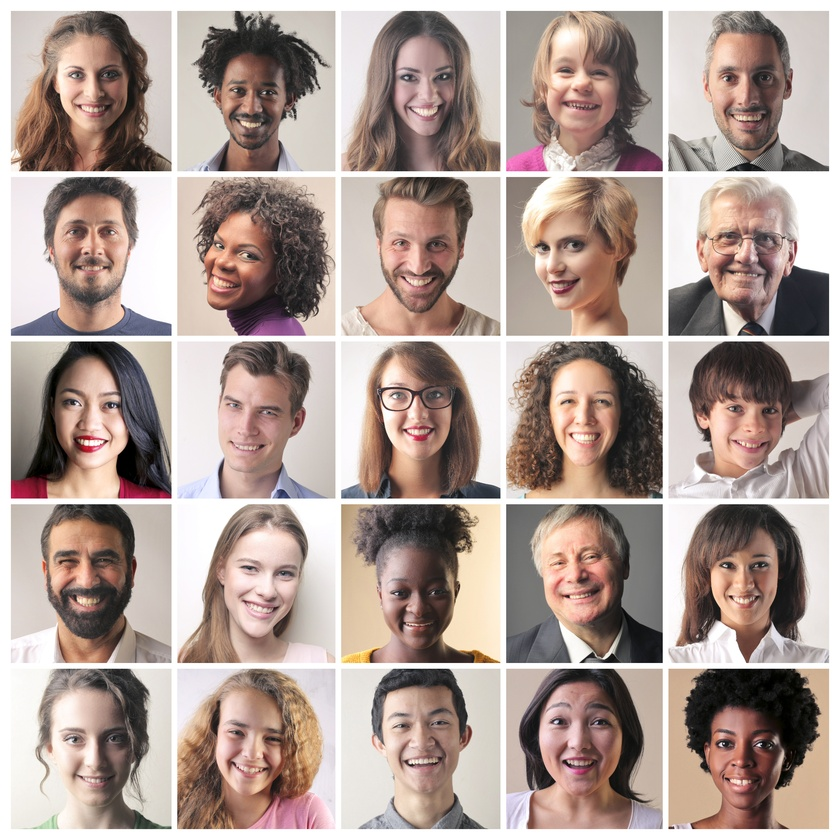
#> input picture Linkedin/Opencv/threshold/faces.jpeg, 840 x 840 px, shrunk from 3080 x 3080 before the run
$ python skin_detection.py
#> lines starting #> are read from the running program, lines starting #| are printed output that depends on the picture; after the words box and inside, x2 and y2 are one past the last pixel; in counts of white or black regions, pixels touching at a corner belong together
# skin detection --->
import cv2
import numpy as np
img=cv2.imread('faces.jpeg',1)
#> img is the input picture: shape (840, 840, 3); mean B, G, R 150.2, 157.5, 175
hsv=cv2.cvtColor(img,cv2.COLOR_BGR2HSV)
#> hsv: shape (840, 840, 3); mean H, S, V 32, 44.2, 175.4
cv2.imshow('HSV',hsv)

h=hsv[:,:,0]
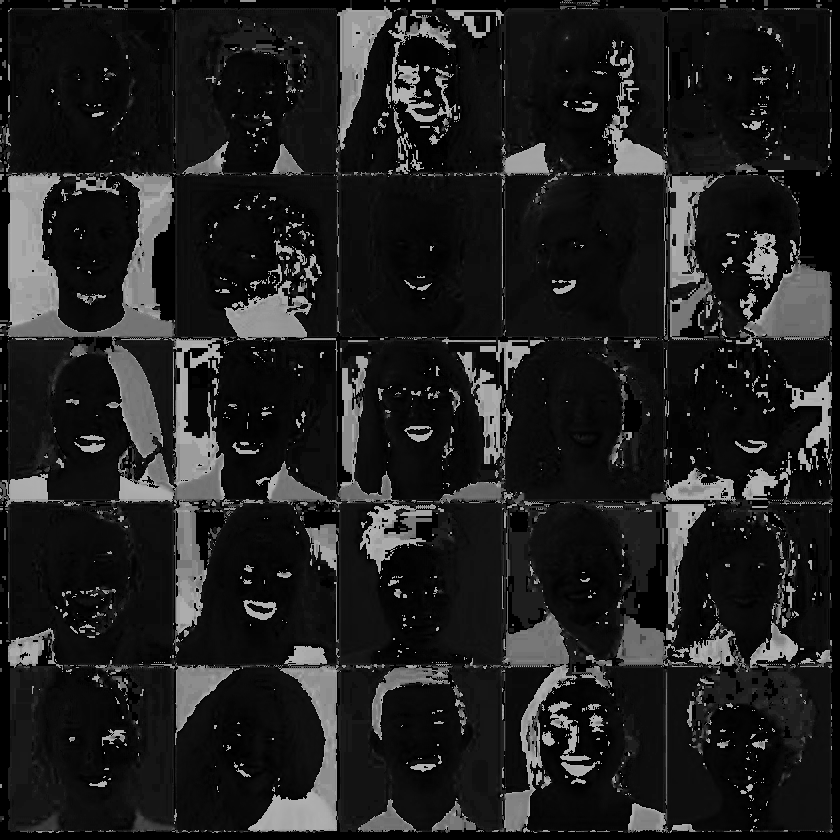
#> h: shape (840, 840); min 0, max 179, mean 32
s=hsv[:,:,1]
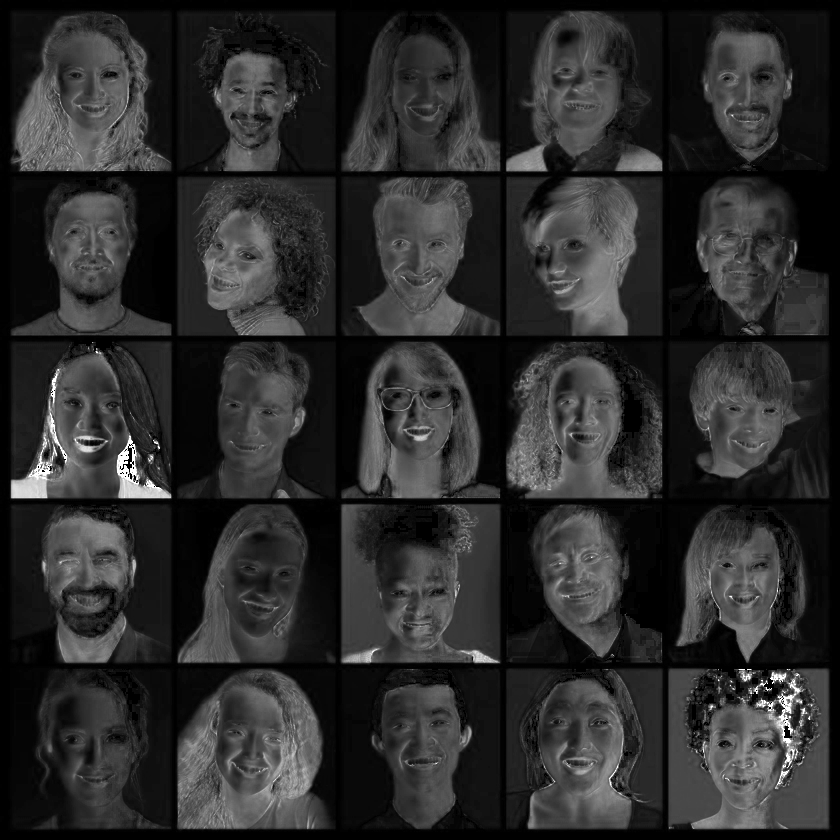
#> s: shape (840, 840); min 0, max 255, mean 44.2
v=hsv[:,:,2]
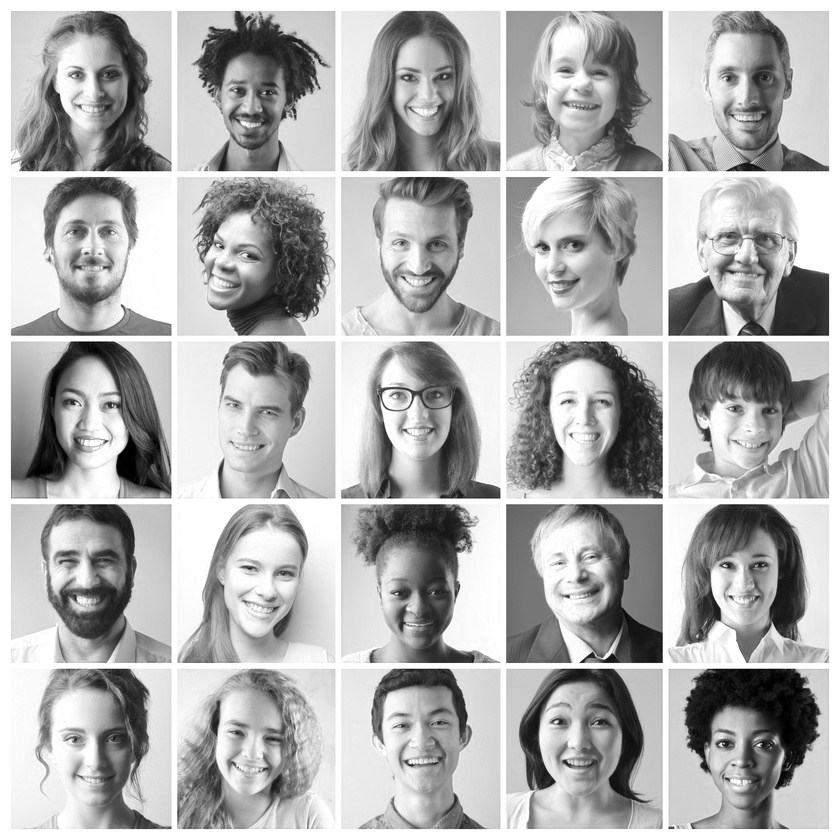
#> v: shape (840, 840); min 0, max 255, mean 175.4
hsv_split=np.concatenate((h,s,v),axis=1)
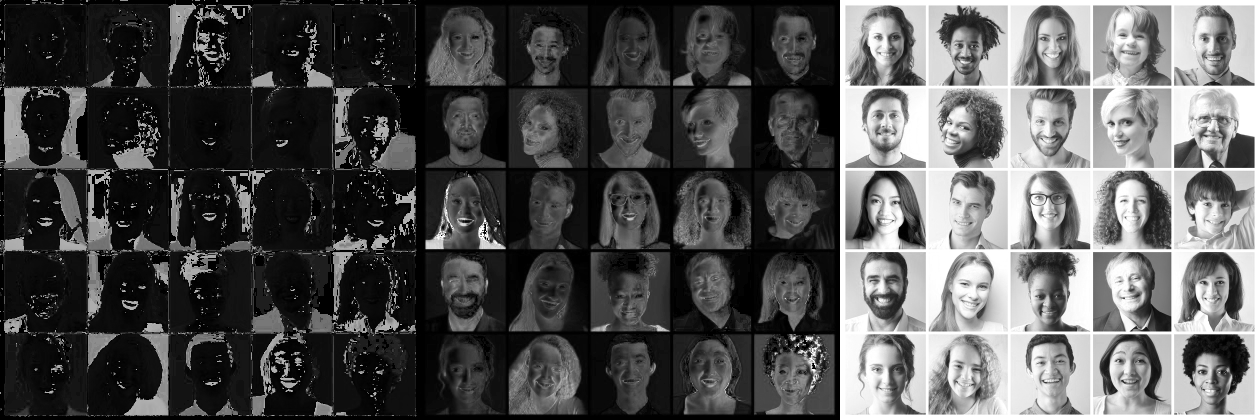
#> hsv_split: shape (840, 2520) (shown at 1/2 size); min 0, max 255, mean 83.9
cv2.imshow('HSV_SPLIT',hsv_split)

# detect
ret,min_set=cv2.threshold(s,40,255,cv2.THRESH_BINARY)
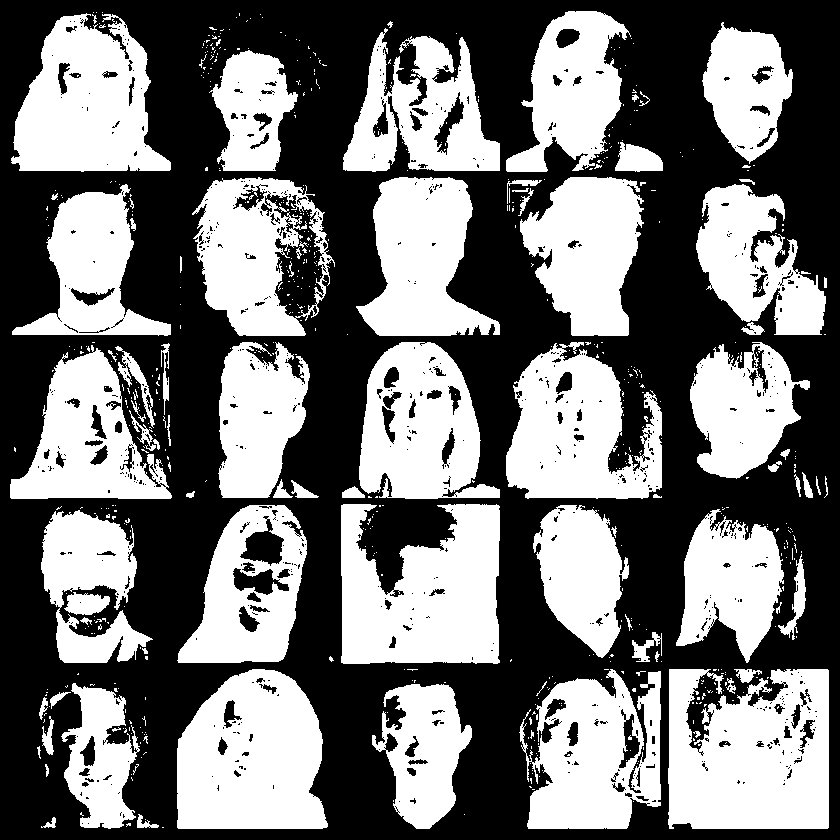
#> min_set: shape (840, 840); 45.6% white; 670 white regions (583 under 20 px), largest, box (x1, y1, x2, y2) and area: (668, 669, 829, 829) 21726, (341, 504, 500, 664) 19839, (177, 669, 328, 829) 19335
ret,max_set=cv2.threshold(h,15,255,cv2.THRESH_BINARY)
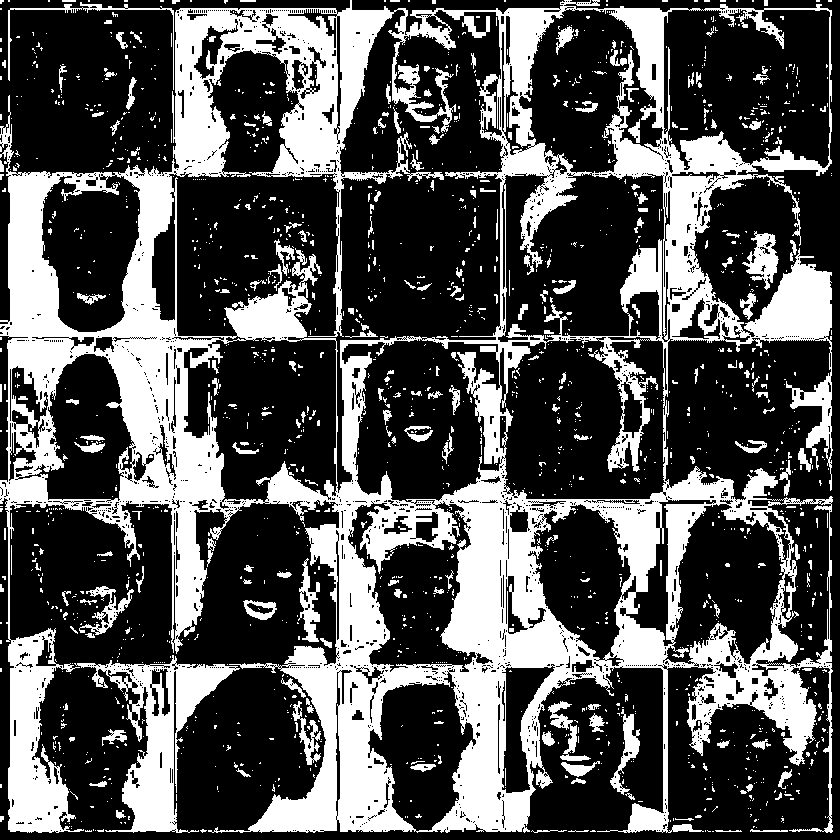
#> max_set: shape (840, 840); 32.6% white; 1711 white regions (1494 under 20 px), largest, box (x1, y1, x2, y2) and area: (0, 0, 833, 833) 198173, (74, 655, 240, 833) 8928, (742, 231, 779, 290) 1031
final=cv2.bitwise_and(min_set,max_set)
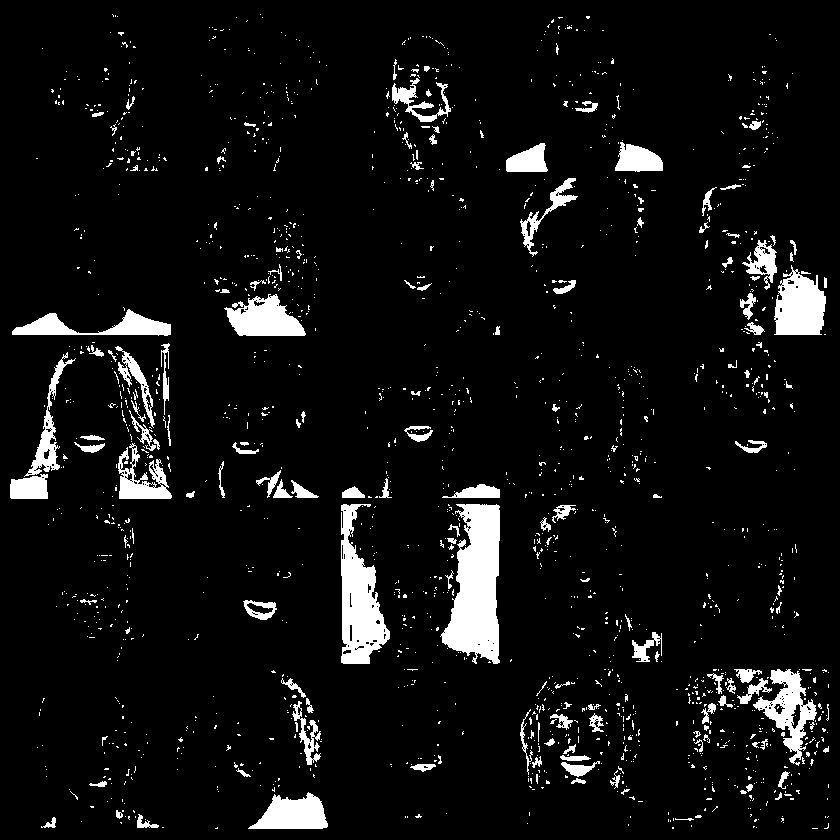
#> final: shape (840, 840); 6.5% white; 1716 white regions (1562 under 20 px), largest, box (x1, y1, x2, y2) and area: (440, 504, 500, 664) 6360, (341, 504, 390, 664) 4282, (774, 265, 826, 335) 2603
cv2.imshow('Final',final)

cv2.waitKey(0)
cv2.destroyAllWindows()

$ run again, with Linkedin/Opencv/threshold/sudoku.png saved as Linkedin/Opencv/threshold/faces.jpeg
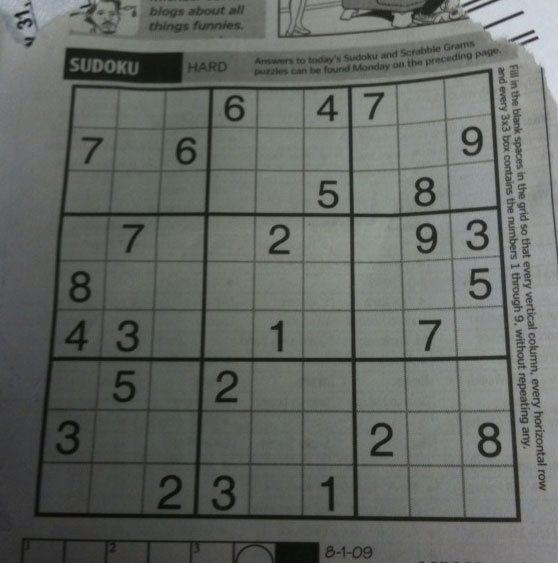
#> input picture Linkedin/Opencv/threshold/sudoku.png, 558 x 563 px
#> img is the input picture: shape (563, 558, 3); mean B, G, R 99.5, 104.1, 100
#> hsv: shape (563, 558, 3); mean H, S, V 58.4, 16.6, 104.4
#> `ret,min_set=cv2.threshold(s,40,255,cv2.THRESH_BINARY)`:
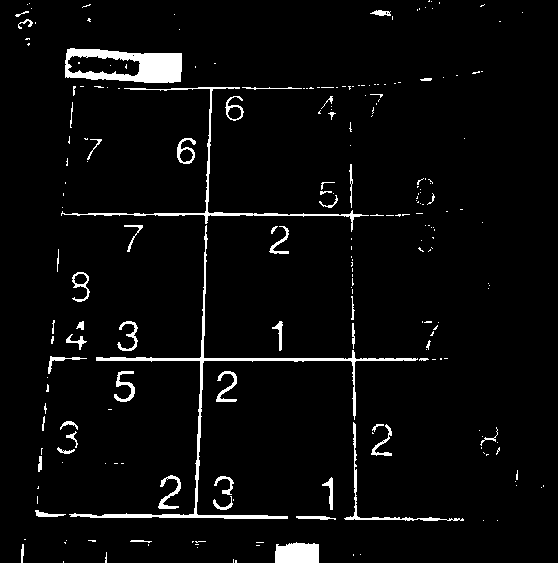
#> min_set: shape (563, 558); 4% white; 224 white regions (169 under 20 px), largest, box (x1, y1, x2, y2) and area: (69, 225, 418, 519) 2690, (65, 48, 182, 83) 2387, (61, 87, 369, 232) 1257
#> `ret,max_set=cv2.threshold(h,15,255,cv2.THRESH_BINARY)`:
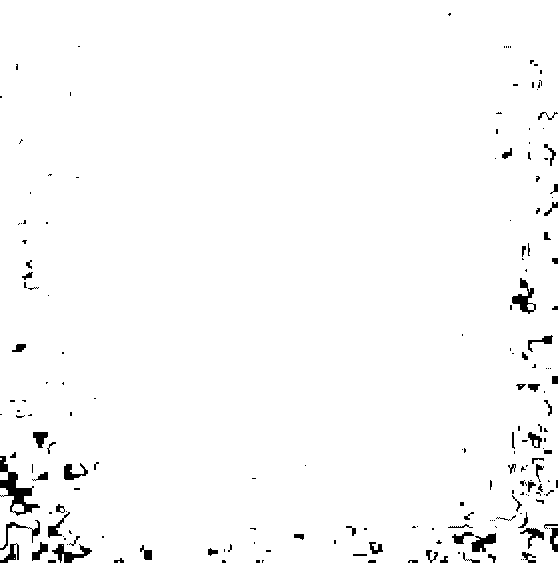
#> max_set: shape (563, 558); 98% white; 190 black regions (124 under 20 px), largest, box (x1, y1, x2, y2) and area: (0, 456, 40, 516) 753, (512, 278, 536, 314) 339, (52, 544, 92, 563) 320
